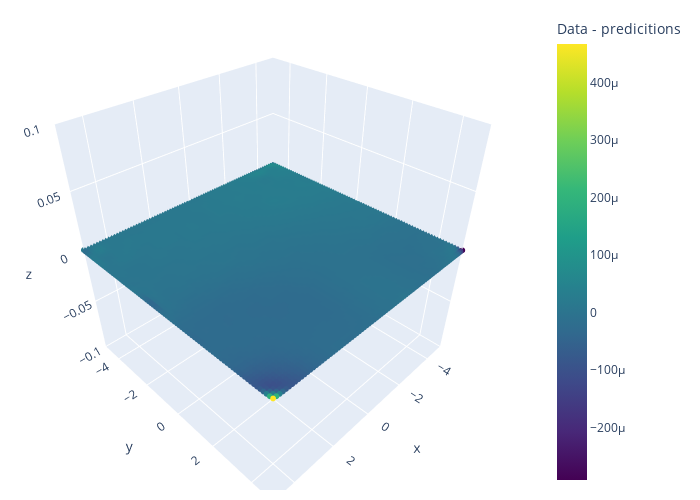

The notebook cell saved with this chart:
### Code cell
predictions = model(torch.cat((torch.Tensor(X).reshape(-1, 1), torch.Tensor(Y).reshape(-1, 1)), axis=1).to(device)).cpu().detach().numpy().reshape(-1)
trace1 = go.Scatter3d(
    x=X.reshape(-1),
    y=Y.reshape(-1),
    z=Z.reshape(-1) - predictions,
    mode='markers',
    marker=dict(
        size=2,
        color=Z.reshape(-1) - predictions,
        colorscale='Viridis',
        colorbar=dict(title='Data - predicitions'),
    ),
    name='Model'
)
fig = go.Figure(data=[trace1], layout=dict(width=700, height=500))
fig.update_layout(
    scene = dict(
        xaxis = dict(range=[-5,5]),
        yaxis = dict(range=[-5,5]),
        zaxis = dict(range=[-0.1,0.1]),),
    width=700,
    margin=dict(r=20, l=10, b=10, t=10)
)
fig.show()

### Figure 1 — Plotly figure (JSON) as saved in the notebook; plotly's stock layout.template omitted (floating-point values rounded to 4 significant figures; data arrays with more than 128 entries replaced by an {"elided": "..."} marker saying what was removed)
{"data": [{"marker": {"color": {"elided": "6400 float values"}, "colorbar": {"title": {"text": "Data - predicitions"}}, "colorscale": [[0, "#440154"], [0.1111, "#482878"], [0.2222, "#3e4989"], [0.3333, "#31688e"], [0.4444, "#26828e"], [0.5556, "#1f9e89"], [0.6667, "#35b779"], [0.7778, "#6ece58"], [0.8889, "#b5de2b"], [1, "#fde725"]], "size": 2}, "mode": "markers", "name": "Model", "type": "scatter3d", "x": {"elided": "6400 float values"}, "y": {"elided": "6400 float values"}, "z": {"elided": "6400 float values"}}], "layout": {"height": 500, "margin": {"b": 10, "l": 10, "r": 20, "t": 10}, "scene": {"xaxis": {"range": [-5, 5]}, "yaxis": {"range": [-5, 5]}, "zaxis": {"range": [-0.1, 0.1]}}, "width": 700}}
